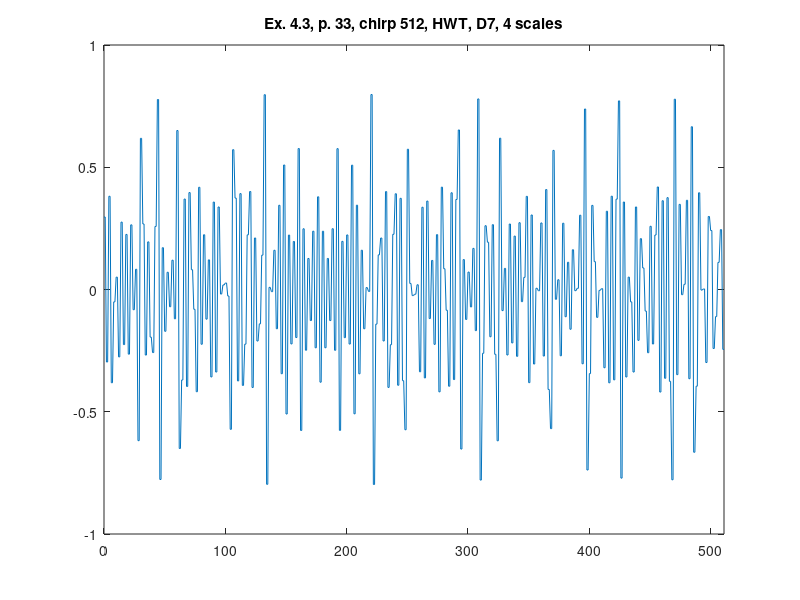

Write MATLAB code to recreate this figure.
%% ========================================================================
%% Programmatic octave notes on "Ripples in Mathematics" by A. Jensen
%% and A. la Cour-Harbo written with a deep gratitude to the authors for
%% this wonderful text. 
%% 
%% Reconstruction of graphs in ex 4.3, p.33, HWT, 4 scales, D7.
%%
%% Author: Vladimir Kulyukin
%% 
%% NB: I have tested this code in Octave 4.
%% =========================================================================
t = [0:511];

%%y_ex_4_3_chirp_512_p33 = arrayfun(@(x) sin(x*x), t);

y_ex_4_3_chirp_HWT_D7_512_p33 = [
0.29653874871851704
0.29653874871851704
-0.29653874871851704
-0.29653874871851704
0.38131910985993733
0.38131910985993733
-0.38131910985993733
-0.38131910985993733
-0.05057788492287099
-0.05057788492287099
0.05057788492287099
0.05057788492287099
-0.27561415978536996
-0.27561415978536996
0.27561415978536996
0.27561415978536996
-0.22526259732400697
-0.22526259732400697
0.22526259732400697
0.22526259732400697
-0.2643562152472833
-0.2643562152472833
0.2643562152472833
0.2643562152472833
-0.08268486960226834
-0.08268486960226834
0.08268486960226834
0.08268486960226834
-0.6182426428188242
-0.6182426428188242
0.6182426428188242
0.6182426428188242
0.2680603086042992
0.2680603086042992
-0.2680603086042992
-0.2680603086042992
0.19473249462060277
0.19473249462060277
-0.19473249462060277
-0.19473249462060277
-0.2579380993707439
-0.2579380993707439
0.2579380993707439
0.2579380993707439
0.7769660161190425
0.7769660161190425
-0.7769660161190425
-0.7769660161190425
0.1708480725476419
0.1708480725476419
-0.1708480725476419
-0.1708480725476419
0.07046057885821129
0.07046057885821129
-0.07046057885821129
-0.07046057885821129
0.11977343066589469
0.11977343066589469
-0.11977343066589469
-0.11977343066589469
0.6501899407235876
0.6501899407235876
-0.6501899407235876
-0.6501899407235876
-0.36998238233873315
-0.36998238233873315
0.36998238233873315
0.36998238233873315
-0.396391054287817
-0.396391054287817
0.396391054287817
0.396391054287817
0.08087938888214954
0.08087938888214954
-0.08087938888214954
-0.08087938888214954
-0.41802979512952704
-0.41802979512952704
0.41802979512952704
0.41802979512952704
-0.22381516224383355
-0.22381516224383355
0.22381516224383355
0.22381516224383355
-0.12112954096063233
-0.12112954096063233
0.12112954096063233
0.12112954096063233
-0.3575567641557056
-0.3575567641557056
0.3575567641557056
0.3575567641557056
-0.337489607400926
-0.337489607400926
0.337489607400926
0.337489607400926
-0.01860094314450227
-0.01860094314450227
0.01860094314450227
0.01860094314450227
0.02669859893192139
0.02669859893192139
-0.02669859893192139
-0.02669859893192139
-0.5717461738143429
-0.5717461738143429
0.5717461738143429
0.5717461738143429
0.37389159186978593
0.37389159186978593
-0.37389159186978593
-0.37389159186978593
0.3921590396700335
0.3921590396700335
-0.3921590396700335
-0.3921590396700335
-0.22352134464775772
-0.22352134464775772
0.22352134464775772
0.22352134464775772
0.40065002247191717
0.40065002247191717
-0.40065002247191717
-0.40065002247191717
0.21066017177855687
0.21066017177855687
-0.21066017177855687
-0.21066017177855687
-0.14046800786366143
-0.14046800786366143
0.14046800786366143
0.14046800786366143
0.7966578668068973
0.7966578668068973
-0.7966578668068973
-0.7966578668068973
0.008802355493761984
0.008802355493761984
-0.008802355493761984
-0.008802355493761984
0.16046258573820088
0.16046258573820088
-0.16046258573820088
-0.16046258573820088
0.34443781560797343
0.34443781560797343
-0.34443781560797343
-0.34443781560797343
0.5091736931788807
0.5091736931788807
-0.5091736931788807
-0.5091736931788807
0.22256168361092754
0.22256168361092754
-0.22256168361092754
-0.22256168361092754
0.19645274131994814
0.19645274131994814
-0.19645274131994814
-0.19645274131994814
0.5763894885674162
0.5763894885674162
-0.5763894885674162
-0.5763894885674162
0.24831205836506234
0.24831205836506234
-0.24831205836506234
-0.24831205836506234
0.12689749497224306
0.12689749497224306
-0.12689749497224306
-0.12689749497224306
0.23837910010167745
0.23837910010167745
-0.23837910010167745
-0.23837910010167745
0.3790464962646485
0.3790464962646485
-0.3790464962646485
-0.3790464962646485
0.2382823154110279
0.2382823154110279
-0.2382823154110279
-0.2382823154110279
0.12699172637933223
0.12699172637933223
-0.12699172637933223
-0.12699172637933223
0.2485165803344897
0.2485165803344897
-0.2485165803344897
-0.2485165803344897
0.5760086206891286
0.5760086206891286
-0.5760086206891286
-0.5760086206891286
0.19691919766725982
0.19691919766725982
-0.19691919766725982
-0.19691919766725982
0.22310843766172186
0.22310843766172186
-0.22310843766172186
-0.22310843766172186
0.5084081962246572
0.5084081962246572
-0.5084081962246572
-0.5084081962246572
0.3447883139808431
0.3447883139808431
-0.3447883139808431
-0.3447883139808431
0.1605569747657809
0.1605569747657809
-0.1605569747657809
-0.1605569747657809
0.007855799880022548
0.007855799880022548
-0.007855799880022548
-0.007855799880022548
0.7973665913501771
0.7973665913501771
-0.7973665913501771
-0.7973665913501771
-0.14164075076221436
-0.14164075076221436
0.14164075076221436
0.14164075076221436
0.21055914748026935
0.21055914748026935
-0.21055914748026935
-0.21055914748026935
0.4003508048379755
0.4003508048379755
-0.4003508048379755
-0.4003508048379755
-0.2257740550022037
-0.2257740550022037
0.2257740550022037
0.2257740550022037
0.39150723053817593
0.39150723053817593
-0.39150723053817593
-0.39150723053817593
0.37290736043901057
0.37290736043901057
-0.37290736043901057
-0.37290736043901057
-0.5735964397733675
-0.5735964397733675
0.5735964397733675
0.5735964397733675
0.024920020947665676
0.024920020947665676
-0.024920020947665676
-0.024920020947665676
-0.01930756534611431
-0.01930756534611431
0.01930756534611431
0.01930756534611431
-0.3364291300058929
-0.3364291300058929
0.3364291300058929
0.3364291300058929
-0.36157770397060984
-0.36157770397060984
0.36157770397060984
0.36157770397060984
-0.11883829347996543
-0.11883829347996543
0.11883829347996543
0.11883829347996543
-0.2242785162836024
-0.2242785162836024
0.2242785162836024
0.2242785162836024
-0.418554038964333
-0.418554038964333
0.418554038964333
0.418554038964333
0.08488199781120026
0.08488199781120026
-0.08488199781120026
-0.08488199781120026
-0.39554529980852954
-0.39554529980852954
0.39554529980852954
0.39554529980852954
-0.36825497415699426
-0.36825497415699426
0.36825497415699426
0.36825497415699426
0.6524863279043939
0.6524863279043939
-0.6524863279043939
-0.6524863279043939
0.12235204003479913
0.12235204003479913
-0.12235204003479913
-0.12235204003479913
0.07121350803694235
0.07121350803694235
-0.07121350803694235
-0.07121350803694235
0.16816292740375877
0.16816292740375877
-0.16816292740375877
-0.16816292740375877
0.779382531172575
0.779382531172575
-0.779382531172575
-0.779382531172575
-0.2608067194493718
-0.2608067194493718
0.2608067194493718
0.2608067194493718
0.1933450251529514
0.1933450251529514
-0.1933450251529514
-0.1933450251529514
0.26504534239361505
0.26504534239361505
-0.26504534239361505
-0.26504534239361505
-0.6187611095192248
-0.6187611095192248
0.6187611095192248
0.6187611095192248
-0.08632190914800233
-0.08632190914800233
0.08632190914800233
0.08632190914800233
-0.2678027314685192
-0.2678027314685192
0.2678027314685192
0.2678027314685192
-0.21843782429296388
-0.21843782429296388
0.21843782429296388
0.21843782429296388
-0.2731912262463487
-0.2731912262463487
0.2731912262463487
0.2731912262463487
-0.04965692801219043
-0.04965692801219043
0.04965692801219043
0.04965692801219043
0.3809300765316829
0.3809300765316829
-0.3809300765316829
-0.3809300765316829
0.3047597955411472
0.3047597955411472
-0.3047597955411472
-0.3047597955411472
0.0051023305738363825
0.0051023305738363825
-0.0051023305738363825
-0.0051023305738363825
0.27214311913695544
0.27214311913695544
-0.27214311913695544
-0.27214311913695544
0.4087154254329451
0.4087154254329451
-0.4087154254329451
-0.4087154254329451
-0.5690012992439188
-0.5690012992439188
0.5690012992439188
0.5690012992439188
-0.03987640361049671
-0.03987640361049671
0.03987640361049671
0.03987640361049671
-0.2710404467198448
-0.2710404467198448
0.2710404467198448
0.2710404467198448
-0.11132467668758161
-0.11132467668758161
0.11132467668758161
0.11132467668758161
-0.16249538962099094
-0.16249538962099094
0.16249538962099094
0.16249538962099094
-0.004823858367590897
-0.004823858367590897
0.004823858367590897
0.004823858367590897
0.3037896661933959
0.3037896661933959
-0.3037896661933959
-0.3037896661933959
0.7382027466311253
0.7382027466311253
-0.7382027466311253
-0.7382027466311253
-0.34402162165383404
-0.34402162165383404
0.34402162165383404
0.34402162165383404
0.1139448002637744
0.1139448002637744
-0.1139448002637744
-0.1139448002637744
-0.003433769059680329
-0.003433769059680329
0.003433769059680329
0.003433769059680329
-0.3200169033661676
-0.3200169033661676
0.3200169033661676
0.3200169033661676
-0.38151323609959636
-0.38151323609959636
0.38151323609959636
0.38151323609959636
-0.3694797173911882
-0.3694797173911882
0.3694797173911882
0.3694797173911882
0.7713654704368289
0.7713654704368289
-0.7713654704368289
-0.7713654704368289
0.35778495396488624
0.35778495396488624
-0.35778495396488624
-0.35778495396488624
0.05064968571464815
0.05064968571464815
-0.05064968571464815
-0.05064968571464815
-0.33747966968536086
-0.33747966968536086
0.33747966968536086
0.33747966968536086
-0.20790758224780745
-0.20790758224780745
0.20790758224780745
0.20790758224780745
0.08809847653037757
0.08809847653037757
-0.08809847653037757
-0.08809847653037757
-0.2585689269822325
-0.2585689269822325
0.2585689269822325
0.2585689269822325
-0.22281070595889396
-0.22281070595889396
0.22281070595889396
0.22281070595889396
0.41932499434095605
0.41932499434095605
-0.41932499434095605
-0.41932499434095605
0.3630140963412185
0.3630140963412185
-0.3630140963412185
-0.3630140963412185
0.37557729025639597
0.37557729025639597
-0.37557729025639597
-0.37557729025639597
-0.7782135855458634
-0.7782135855458634
0.7782135855458634
0.7782135855458634
-0.34820918704265574
-0.34820918704265574
0.34820918704265574
0.34820918704265574
-0.021242583894072405
-0.021242583894072405
0.021242583894072405
0.021242583894072405
0.36486724023998585
0.36486724023998585
-0.36486724023998585
-0.36486724023998585
0.6655975344497412
0.6655975344497412
-0.6655975344497412
-0.6655975344497412
-0.39551713667486377
-0.39551713667486377
0.39551713667486377
0.39551713667486377
-0.0022846589156515816
-0.0022846589156515816
0.0022846589156515816
0.0022846589156515816
-0.2986506495716572
-0.2986506495716572
0.2986506495716572
0.2986506495716572
0.2411994055820187
0.2411994055820187
-0.2411994055820187
-0.2411994055820187
-0.11092903821004463
-0.11092903821004463
0.11092903821004463
0.11092903821004463
0.2448889970390576
0.2448889970390576
-0.2448889970390576
-0.2448889970390576
];

figure;
plot(t, y_ex_4_3_chirp_HWT_D7_512_p33);
xlim([0 511]);
title('Ex. 4.3, p. 33, chirp 512, HWT, D7, 4 scales');
